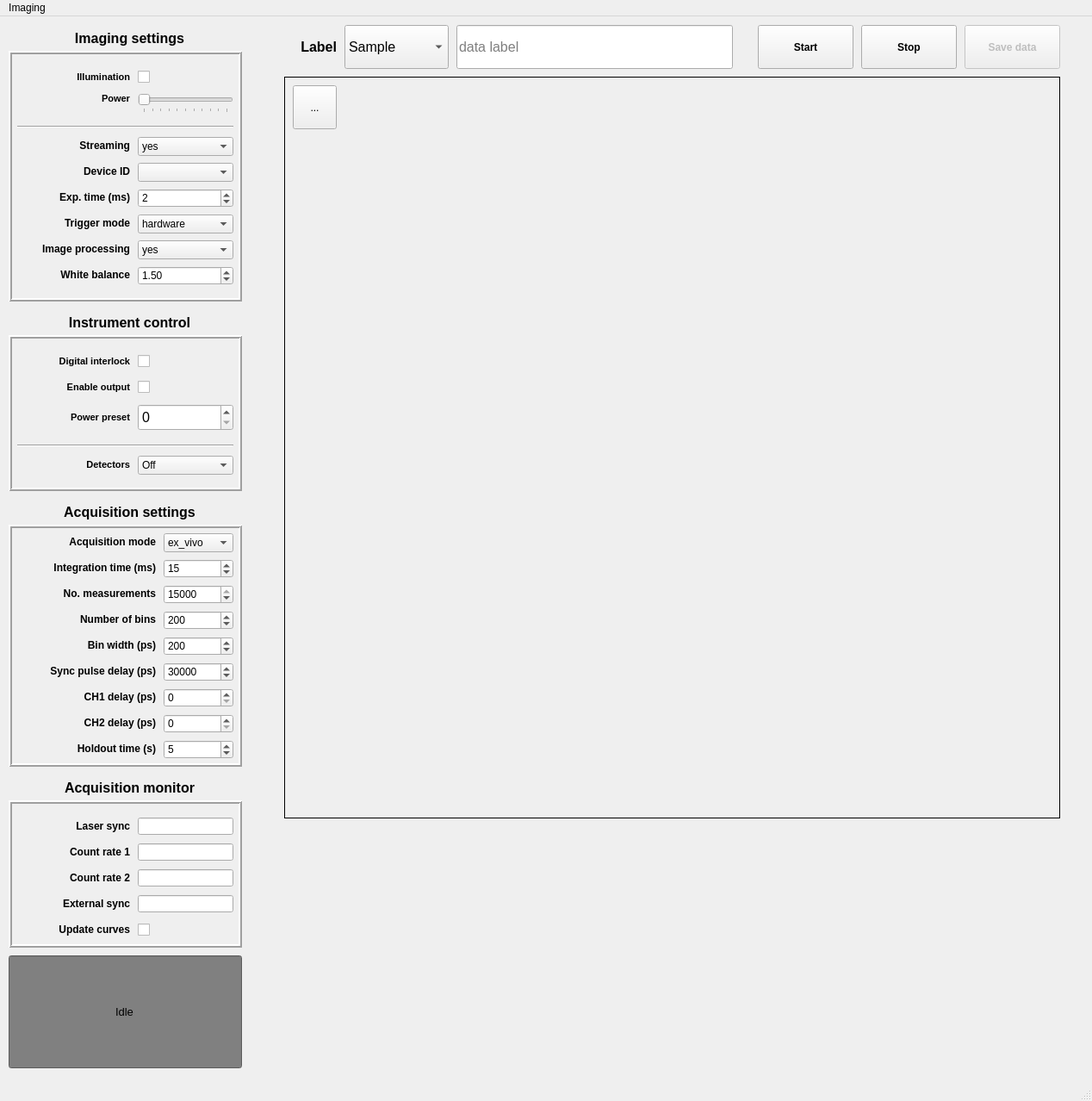
<?xml version="1.0" encoding="UTF-8"?>
<ui version="4.0">
 <class>MainWindow</class>
 <widget class="QMainWindow" name="MainWindow">
  <property name="geometry">
   <rect>
    <x>0</x>
    <y>0</y>
    <width>1268</width>
    <height>1278</height>
   </rect>
  </property>
  <property name="mouseTracking">
   <bool>false</bool>
  </property>
  <property name="windowTitle">
   <string>pyProbe</string>
  </property>
  <property name="autoFillBackground">
   <bool>false</bool>
  </property>
  <widget class="QWidget" name="centralwidget">
   <widget class="QLabel" name="camera_frame">
    <property name="geometry">
     <rect>
      <x>330</x>
      <y>70</y>
      <width>901</width>
      <height>861</height>
     </rect>
    </property>
    <property name="styleSheet">
     <string notr="true"/>
    </property>
    <property name="frameShape">
     <enum>QFrame::Box</enum>
    </property>
    <property name="text">
     <string/>
    </property>
    <property name="alignment">
     <set>Qt::AlignCenter</set>
    </property>
   </widget>
   <widget class="QFrame" name="frame">
    <property name="geometry">
     <rect>
      <x>10</x>
      <y>40</y>
      <width>271</width>
      <height>291</height>
     </rect>
    </property>
    <property name="frameShape">
     <enum>QFrame::Box</enum>
    </property>
    <property name="frameShadow">
     <enum>QFrame::Raised</enum>
    </property>
    <property name="lineWidth">
     <number>2</number>
    </property>
    <widget class="QLabel" name="label_12">
     <property name="geometry">
      <rect>
       <x>50</x>
       <y>10</y>
       <width>91</width>
       <height>41</height>
      </rect>
     </property>
     <property name="font">
      <font>
       <pointsize>8</pointsize>
       <weight>75</weight>
       <bold>true</bold>
      </font>
     </property>
     <property name="text">
      <string>Illumination</string>
     </property>
     <property name="alignment">
      <set>Qt::AlignRight|Qt::AlignTrailing|Qt::AlignVCenter</set>
     </property>
    </widget>
    <widget class="QSlider" name="led_power_ctrl">
     <property name="geometry">
      <rect>
       <x>150</x>
       <y>50</y>
       <width>111</width>
       <height>22</height>
      </rect>
     </property>
     <property name="maximum">
      <number>100</number>
     </property>
     <property name="orientation">
      <enum>Qt::Horizontal</enum>
     </property>
     <property name="tickPosition">
      <enum>QSlider::TicksBelow</enum>
     </property>
    </widget>
    <widget class="QLabel" name="label_14">
     <property name="geometry">
      <rect>
       <x>30</x>
       <y>40</y>
       <width>111</width>
       <height>31</height>
      </rect>
     </property>
     <property name="font">
      <font>
       <pointsize>8</pointsize>
       <weight>75</weight>
       <bold>true</bold>
      </font>
     </property>
     <property name="text">
      <string>Power</string>
     </property>
     <property name="alignment">
      <set>Qt::AlignRight|Qt::AlignTrailing|Qt::AlignVCenter</set>
     </property>
    </widget>
    <widget class="QSpinBox" name="exposure_time_ctrl">
     <property name="geometry">
      <rect>
       <x>150</x>
       <y>160</y>
       <width>111</width>
       <height>22</height>
      </rect>
     </property>
     <property name="maximum">
      <number>20</number>
     </property>
     <property name="value">
      <number>2</number>
     </property>
    </widget>
    <widget class="QLabel" name="label_15">
     <property name="geometry">
      <rect>
       <x>30</x>
       <y>160</y>
       <width>111</width>
       <height>20</height>
      </rect>
     </property>
     <property name="font">
      <font>
       <weight>75</weight>
       <bold>true</bold>
      </font>
     </property>
     <property name="text">
      <string>Exp. time (ms)</string>
     </property>
     <property name="alignment">
      <set>Qt::AlignRight|Qt::AlignTrailing|Qt::AlignVCenter</set>
     </property>
    </widget>
    <widget class="QComboBox" name="camera_device">
     <property name="geometry">
      <rect>
       <x>150</x>
       <y>130</y>
       <width>111</width>
       <height>22</height>
      </rect>
     </property>
    </widget>
    <widget class="QLabel" name="label_20">
     <property name="geometry">
      <rect>
       <x>30</x>
       <y>130</y>
       <width>111</width>
       <height>20</height>
      </rect>
     </property>
     <property name="font">
      <font>
       <weight>75</weight>
       <bold>true</bold>
      </font>
     </property>
     <property name="text">
      <string>Device ID</string>
     </property>
     <property name="alignment">
      <set>Qt::AlignRight|Qt::AlignTrailing|Qt::AlignVCenter</set>
     </property>
    </widget>
    <widget class="Line" name="line_2">
     <property name="geometry">
      <rect>
       <x>10</x>
       <y>80</y>
       <width>251</width>
       <height>16</height>
      </rect>
     </property>
     <property name="orientation">
      <enum>Qt::Horizontal</enum>
     </property>
    </widget>
    <widget class="QComboBox" name="trigger_mode_ctrl">
     <property name="geometry">
      <rect>
       <x>150</x>
       <y>190</y>
       <width>111</width>
       <height>22</height>
      </rect>
     </property>
     <property name="currentIndex">
      <number>0</number>
     </property>
     <item>
      <property name="text">
       <string>hardware</string>
      </property>
     </item>
     <item>
      <property name="text">
       <string>software</string>
      </property>
     </item>
    </widget>
    <widget class="QLabel" name="label_28">
     <property name="geometry">
      <rect>
       <x>30</x>
       <y>190</y>
       <width>111</width>
       <height>20</height>
      </rect>
     </property>
     <property name="font">
      <font>
       <weight>75</weight>
       <bold>true</bold>
      </font>
     </property>
     <property name="text">
      <string>Trigger mode</string>
     </property>
     <property name="alignment">
      <set>Qt::AlignRight|Qt::AlignTrailing|Qt::AlignVCenter</set>
     </property>
    </widget>
    <widget class="QComboBox" name="image_processing_ctrl">
     <property name="geometry">
      <rect>
       <x>150</x>
       <y>220</y>
       <width>111</width>
       <height>22</height>
      </rect>
     </property>
     <property name="currentText">
      <string>yes</string>
     </property>
     <property name="currentIndex">
      <number>1</number>
     </property>
     <item>
      <property name="text">
       <string>no</string>
      </property>
     </item>
     <item>
      <property name="text">
       <string>yes</string>
      </property>
     </item>
     <item>
      <property name="text">
       <string>tracking</string>
      </property>
     </item>
     <item>
      <property name="text">
       <string>debug</string>
      </property>
     </item>
    </widget>
    <widget class="QLabel" name="label_29">
     <property name="geometry">
      <rect>
       <x>20</x>
       <y>220</y>
       <width>121</width>
       <height>20</height>
      </rect>
     </property>
     <property name="font">
      <font>
       <weight>75</weight>
       <bold>true</bold>
      </font>
     </property>
     <property name="text">
      <string>Image processing</string>
     </property>
     <property name="alignment">
      <set>Qt::AlignRight|Qt::AlignTrailing|Qt::AlignVCenter</set>
     </property>
    </widget>
    <widget class="QComboBox" name="camera_on">
     <property name="geometry">
      <rect>
       <x>150</x>
       <y>100</y>
       <width>111</width>
       <height>22</height>
      </rect>
     </property>
     <property name="currentIndex">
      <number>1</number>
     </property>
     <item>
      <property name="text">
       <string>no</string>
      </property>
     </item>
     <item>
      <property name="text">
       <string>yes</string>
      </property>
     </item>
    </widget>
    <widget class="QLabel" name="label_30">
     <property name="geometry">
      <rect>
       <x>30</x>
       <y>100</y>
       <width>111</width>
       <height>20</height>
      </rect>
     </property>
     <property name="font">
      <font>
       <weight>75</weight>
       <bold>true</bold>
      </font>
     </property>
     <property name="text">
      <string>Streaming</string>
     </property>
     <property name="alignment">
      <set>Qt::AlignRight|Qt::AlignTrailing|Qt::AlignVCenter</set>
     </property>
    </widget>
    <widget class="QCheckBox" name="led_enable_ctrl">
     <property name="geometry">
      <rect>
       <x>150</x>
       <y>20</y>
       <width>20</width>
       <height>21</height>
      </rect>
     </property>
     <property name="font">
      <font>
       <weight>75</weight>
       <bold>true</bold>
      </font>
     </property>
     <property name="layoutDirection">
      <enum>Qt::LeftToRight</enum>
     </property>
     <property name="text">
      <string/>
     </property>
     <property name="tristate">
      <bool>false</bool>
     </property>
    </widget>
    <widget class="QDoubleSpinBox" name="white_balance_ctrl">
     <property name="geometry">
      <rect>
       <x>150</x>
       <y>250</y>
       <width>111</width>
       <height>22</height>
      </rect>
     </property>
     <property name="singleStep">
      <double>0.100000000000000</double>
     </property>
     <property name="value">
      <double>1.500000000000000</double>
     </property>
    </widget>
    <widget class="QLabel" name="label_34">
     <property name="geometry">
      <rect>
       <x>20</x>
       <y>250</y>
       <width>121</width>
       <height>20</height>
      </rect>
     </property>
     <property name="font">
      <font>
       <weight>75</weight>
       <bold>true</bold>
      </font>
     </property>
     <property name="text">
      <string>White balance</string>
     </property>
     <property name="alignment">
      <set>Qt::AlignRight|Qt::AlignTrailing|Qt::AlignVCenter</set>
     </property>
    </widget>
   </widget>
   <widget class="QLabel" name="label_13">
    <property name="geometry">
     <rect>
      <x>40</x>
      <y>10</y>
      <width>221</width>
      <height>31</height>
     </rect>
    </property>
    <property name="font">
     <font>
      <pointsize>12</pointsize>
      <weight>75</weight>
      <bold>true</bold>
     </font>
    </property>
    <property name="text">
     <string>Imaging settings</string>
    </property>
    <property name="alignment">
     <set>Qt::AlignCenter</set>
    </property>
   </widget>
   <widget class="QLabel" name="label_16">
    <property name="geometry">
     <rect>
      <x>40</x>
      <y>340</y>
      <width>221</width>
      <height>31</height>
     </rect>
    </property>
    <property name="font">
     <font>
      <pointsize>12</pointsize>
      <weight>75</weight>
      <bold>true</bold>
     </font>
    </property>
    <property name="text">
     <string>Instrument control</string>
    </property>
    <property name="alignment">
     <set>Qt::AlignCenter</set>
    </property>
   </widget>
   <widget class="QFrame" name="frame_2">
    <property name="geometry">
     <rect>
      <x>10</x>
      <y>370</y>
      <width>271</width>
      <height>181</height>
     </rect>
    </property>
    <property name="frameShape">
     <enum>QFrame::Box</enum>
    </property>
    <property name="frameShadow">
     <enum>QFrame::Raised</enum>
    </property>
    <property name="lineWidth">
     <number>2</number>
    </property>
    <widget class="QLabel" name="label_22">
     <property name="geometry">
      <rect>
       <x>50</x>
       <y>80</y>
       <width>91</width>
       <height>31</height>
      </rect>
     </property>
     <property name="font">
      <font>
       <pointsize>8</pointsize>
       <weight>75</weight>
       <bold>true</bold>
      </font>
     </property>
     <property name="text">
      <string>Power preset</string>
     </property>
     <property name="alignment">
      <set>Qt::AlignRight|Qt::AlignTrailing|Qt::AlignVCenter</set>
     </property>
    </widget>
    <widget class="QLabel" name="label_23">
     <property name="geometry">
      <rect>
       <x>50</x>
       <y>140</y>
       <width>91</width>
       <height>21</height>
      </rect>
     </property>
     <property name="font">
      <font>
       <pointsize>8</pointsize>
       <weight>75</weight>
       <bold>true</bold>
      </font>
     </property>
     <property name="text">
      <string>Detectors</string>
     </property>
     <property name="alignment">
      <set>Qt::AlignRight|Qt::AlignTrailing|Qt::AlignVCenter</set>
     </property>
    </widget>
    <widget class="Line" name="line">
     <property name="geometry">
      <rect>
       <x>10</x>
       <y>120</y>
       <width>251</width>
       <height>16</height>
      </rect>
     </property>
     <property name="orientation">
      <enum>Qt::Horizontal</enum>
     </property>
    </widget>
    <widget class="QComboBox" name="detectors_ctrl">
     <property name="geometry">
      <rect>
       <x>150</x>
       <y>140</y>
       <width>111</width>
       <height>22</height>
      </rect>
     </property>
     <property name="currentIndex">
      <number>0</number>
     </property>
     <item>
      <property name="text">
       <string>Off</string>
      </property>
     </item>
     <item>
      <property name="text">
       <string>On</string>
      </property>
     </item>
    </widget>
    <widget class="QSpinBox" name="laser_power_ctrl">
     <property name="enabled">
      <bool>true</bool>
     </property>
     <property name="geometry">
      <rect>
       <x>150</x>
       <y>80</y>
       <width>111</width>
       <height>31</height>
      </rect>
     </property>
     <property name="font">
      <font>
       <pointsize>12</pointsize>
      </font>
     </property>
     <property name="inputMethodHints">
      <set>Qt::ImhDigitsOnly</set>
     </property>
     <property name="maximum">
      <number>255</number>
     </property>
    </widget>
    <widget class="QCheckBox" name="laser_enable_ctrl">
     <property name="geometry">
      <rect>
       <x>150</x>
       <y>20</y>
       <width>20</width>
       <height>21</height>
      </rect>
     </property>
     <property name="font">
      <font>
       <weight>75</weight>
       <bold>true</bold>
      </font>
     </property>
     <property name="layoutDirection">
      <enum>Qt::LeftToRight</enum>
     </property>
     <property name="text">
      <string/>
     </property>
     <property name="tristate">
      <bool>false</bool>
     </property>
    </widget>
    <widget class="QLabel" name="label_31">
     <property name="geometry">
      <rect>
       <x>30</x>
       <y>20</y>
       <width>111</width>
       <height>21</height>
      </rect>
     </property>
     <property name="font">
      <font>
       <pointsize>8</pointsize>
       <weight>75</weight>
       <bold>true</bold>
      </font>
     </property>
     <property name="text">
      <string>Digital interlock</string>
     </property>
     <property name="alignment">
      <set>Qt::AlignRight|Qt::AlignTrailing|Qt::AlignVCenter</set>
     </property>
    </widget>
    <widget class="QLabel" name="label_33">
     <property name="geometry">
      <rect>
       <x>30</x>
       <y>50</y>
       <width>111</width>
       <height>21</height>
      </rect>
     </property>
     <property name="font">
      <font>
       <pointsize>8</pointsize>
       <weight>75</weight>
       <bold>true</bold>
      </font>
     </property>
     <property name="text">
      <string>Enable output</string>
     </property>
     <property name="alignment">
      <set>Qt::AlignRight|Qt::AlignTrailing|Qt::AlignVCenter</set>
     </property>
    </widget>
    <widget class="QCheckBox" name="laser_power_toggle">
     <property name="geometry">
      <rect>
       <x>150</x>
       <y>50</y>
       <width>20</width>
       <height>21</height>
      </rect>
     </property>
     <property name="font">
      <font>
       <weight>75</weight>
       <bold>true</bold>
      </font>
     </property>
     <property name="layoutDirection">
      <enum>Qt::LeftToRight</enum>
     </property>
     <property name="text">
      <string/>
     </property>
     <property name="tristate">
      <bool>false</bool>
     </property>
    </widget>
   </widget>
   <widget class="QLabel" name="label_24">
    <property name="geometry">
     <rect>
      <x>40</x>
      <y>560</y>
      <width>221</width>
      <height>31</height>
     </rect>
    </property>
    <property name="font">
     <font>
      <pointsize>12</pointsize>
      <weight>75</weight>
      <bold>true</bold>
     </font>
    </property>
    <property name="text">
     <string>Acquisition settings</string>
    </property>
    <property name="alignment">
     <set>Qt::AlignCenter</set>
    </property>
   </widget>
   <widget class="QFrame" name="frame_3">
    <property name="geometry">
     <rect>
      <x>10</x>
      <y>590</y>
      <width>271</width>
      <height>281</height>
     </rect>
    </property>
    <property name="frameShape">
     <enum>QFrame::Box</enum>
    </property>
    <property name="frameShadow">
     <enum>QFrame::Raised</enum>
    </property>
    <property name="lineWidth">
     <number>2</number>
    </property>
    <widget class="QLabel" name="label">
     <property name="geometry">
      <rect>
       <x>20</x>
       <y>40</y>
       <width>151</width>
       <height>20</height>
      </rect>
     </property>
     <property name="font">
      <font>
       <weight>75</weight>
       <bold>true</bold>
      </font>
     </property>
     <property name="text">
      <string>Integration time (ms)</string>
     </property>
     <property name="alignment">
      <set>Qt::AlignRight|Qt::AlignTrailing|Qt::AlignVCenter</set>
     </property>
    </widget>
    <widget class="QSpinBox" name="integration_time_ctrl">
     <property name="geometry">
      <rect>
       <x>180</x>
       <y>40</y>
       <width>81</width>
       <height>22</height>
      </rect>
     </property>
     <property name="layoutDirection">
      <enum>Qt::LeftToRight</enum>
     </property>
     <property name="maximum">
      <number>20</number>
     </property>
     <property name="value">
      <number>15</number>
     </property>
    </widget>
    <widget class="QSpinBox" name="number_of_measurements_ctrl">
     <property name="geometry">
      <rect>
       <x>180</x>
       <y>70</y>
       <width>81</width>
       <height>22</height>
      </rect>
     </property>
     <property name="minimum">
      <number>1</number>
     </property>
     <property name="maximum">
      <number>15000</number>
     </property>
     <property name="value">
      <number>15000</number>
     </property>
    </widget>
    <widget class="QLabel" name="label_2">
     <property name="geometry">
      <rect>
       <x>10</x>
       <y>70</y>
       <width>161</width>
       <height>20</height>
      </rect>
     </property>
     <property name="font">
      <font>
       <weight>75</weight>
       <bold>true</bold>
       <kerning>false</kerning>
      </font>
     </property>
     <property name="text">
      <string>No. measurements</string>
     </property>
     <property name="alignment">
      <set>Qt::AlignRight|Qt::AlignTrailing|Qt::AlignVCenter</set>
     </property>
    </widget>
    <widget class="QSpinBox" name="no_bins_ctrl">
     <property name="geometry">
      <rect>
       <x>180</x>
       <y>100</y>
       <width>81</width>
       <height>22</height>
      </rect>
     </property>
     <property name="minimum">
      <number>16</number>
     </property>
     <property name="maximum">
      <number>4096</number>
     </property>
     <property name="singleStep">
      <number>100</number>
     </property>
     <property name="value">
      <number>200</number>
     </property>
    </widget>
    <widget class="QSpinBox" name="bin_width_ctrl">
     <property name="geometry">
      <rect>
       <x>180</x>
       <y>130</y>
       <width>81</width>
       <height>22</height>
      </rect>
     </property>
     <property name="minimum">
      <number>50</number>
     </property>
     <property name="maximum">
      <number>1000</number>
     </property>
     <property name="singleStep">
      <number>50</number>
     </property>
     <property name="value">
      <number>200</number>
     </property>
    </widget>
    <widget class="QSpinBox" name="delay_ch1_ctrl">
     <property name="geometry">
      <rect>
       <x>180</x>
       <y>190</y>
       <width>81</width>
       <height>22</height>
      </rect>
     </property>
     <property name="maximum">
      <number>40000</number>
     </property>
     <property name="singleStep">
      <number>100</number>
     </property>
     <property name="value">
      <number>0</number>
     </property>
    </widget>
    <widget class="QLabel" name="label_4">
     <property name="geometry">
      <rect>
       <x>40</x>
       <y>100</y>
       <width>131</width>
       <height>20</height>
      </rect>
     </property>
     <property name="font">
      <font>
       <weight>75</weight>
       <bold>true</bold>
      </font>
     </property>
     <property name="text">
      <string>Number of bins</string>
     </property>
     <property name="alignment">
      <set>Qt::AlignRight|Qt::AlignTrailing|Qt::AlignVCenter</set>
     </property>
    </widget>
    <widget class="QLabel" name="label_5">
     <property name="geometry">
      <rect>
       <x>40</x>
       <y>130</y>
       <width>131</width>
       <height>20</height>
      </rect>
     </property>
     <property name="font">
      <font>
       <weight>75</weight>
       <bold>true</bold>
      </font>
     </property>
     <property name="text">
      <string>Bin width (ps)</string>
     </property>
     <property name="alignment">
      <set>Qt::AlignRight|Qt::AlignTrailing|Qt::AlignVCenter</set>
     </property>
    </widget>
    <widget class="QLabel" name="label_6">
     <property name="geometry">
      <rect>
       <x>40</x>
       <y>190</y>
       <width>131</width>
       <height>20</height>
      </rect>
     </property>
     <property name="font">
      <font>
       <weight>75</weight>
       <bold>true</bold>
      </font>
     </property>
     <property name="text">
      <string>CH1 delay (ps)</string>
     </property>
     <property name="alignment">
      <set>Qt::AlignRight|Qt::AlignTrailing|Qt::AlignVCenter</set>
     </property>
    </widget>
    <widget class="QLabel" name="label_3">
     <property name="geometry">
      <rect>
       <x>40</x>
       <y>10</y>
       <width>131</width>
       <height>20</height>
      </rect>
     </property>
     <property name="font">
      <font>
       <weight>75</weight>
       <bold>true</bold>
      </font>
     </property>
     <property name="text">
      <string>Acquisition mode</string>
     </property>
     <property name="alignment">
      <set>Qt::AlignRight|Qt::AlignTrailing|Qt::AlignVCenter</set>
     </property>
    </widget>
    <widget class="QComboBox" name="acquisition_mode_ctrl">
     <property name="geometry">
      <rect>
       <x>180</x>
       <y>10</y>
       <width>81</width>
       <height>22</height>
      </rect>
     </property>
     <property name="currentIndex">
      <number>1</number>
     </property>
     <item>
      <property name="text">
       <string>solution</string>
      </property>
     </item>
     <item>
      <property name="text">
       <string>ex_vivo</string>
      </property>
     </item>
     <item>
      <property name="text">
       <string>in_vivo</string>
      </property>
     </item>
    </widget>
    <widget class="QSpinBox" name="holdout_time_ctrl">
     <property name="geometry">
      <rect>
       <x>180</x>
       <y>250</y>
       <width>81</width>
       <height>22</height>
      </rect>
     </property>
     <property name="maximum">
      <number>10</number>
     </property>
     <property name="singleStep">
      <number>1</number>
     </property>
     <property name="value">
      <number>5</number>
     </property>
    </widget>
    <widget class="QLabel" name="label_25">
     <property name="geometry">
      <rect>
       <x>40</x>
       <y>250</y>
       <width>131</width>
       <height>20</height>
      </rect>
     </property>
     <property name="font">
      <font>
       <weight>75</weight>
       <bold>true</bold>
      </font>
     </property>
     <property name="text">
      <string>Holdout time (s)</string>
     </property>
     <property name="alignment">
      <set>Qt::AlignRight|Qt::AlignTrailing|Qt::AlignVCenter</set>
     </property>
    </widget>
    <widget class="QSpinBox" name="delay_ch2_ctrl">
     <property name="geometry">
      <rect>
       <x>180</x>
       <y>220</y>
       <width>81</width>
       <height>22</height>
      </rect>
     </property>
     <property name="maximum">
      <number>40000</number>
     </property>
     <property name="singleStep">
      <number>100</number>
     </property>
     <property name="value">
      <number>0</number>
     </property>
    </widget>
    <widget class="QLabel" name="label_18">
     <property name="geometry">
      <rect>
       <x>40</x>
       <y>220</y>
       <width>131</width>
       <height>20</height>
      </rect>
     </property>
     <property name="font">
      <font>
       <weight>75</weight>
       <bold>true</bold>
      </font>
     </property>
     <property name="text">
      <string>CH2 delay (ps)</string>
     </property>
     <property name="alignment">
      <set>Qt::AlignRight|Qt::AlignTrailing|Qt::AlignVCenter</set>
     </property>
    </widget>
    <widget class="QLabel" name="label_19">
     <property name="geometry">
      <rect>
       <x>20</x>
       <y>160</y>
       <width>151</width>
       <height>20</height>
      </rect>
     </property>
     <property name="font">
      <font>
       <weight>75</weight>
       <bold>true</bold>
      </font>
     </property>
     <property name="text">
      <string>Sync pulse delay (ps)</string>
     </property>
     <property name="alignment">
      <set>Qt::AlignRight|Qt::AlignTrailing|Qt::AlignVCenter</set>
     </property>
    </widget>
    <widget class="QSpinBox" name="sync_delay_ctrl">
     <property name="geometry">
      <rect>
       <x>180</x>
       <y>160</y>
       <width>81</width>
       <height>22</height>
      </rect>
     </property>
     <property name="maximum">
      <number>100000</number>
     </property>
     <property name="singleStep">
      <number>100</number>
     </property>
     <property name="value">
      <number>30000</number>
     </property>
    </widget>
   </widget>
   <widget class="QFrame" name="frame_5">
    <property name="geometry">
     <rect>
      <x>10</x>
      <y>910</y>
      <width>271</width>
      <height>171</height>
     </rect>
    </property>
    <property name="frameShape">
     <enum>QFrame::Box</enum>
    </property>
    <property name="frameShadow">
     <enum>QFrame::Raised</enum>
    </property>
    <property name="lineWidth">
     <number>2</number>
    </property>
    <widget class="QLineEdit" name="detector2_count_rate_ctrl">
     <property name="geometry">
      <rect>
       <x>150</x>
       <y>80</y>
       <width>111</width>
       <height>20</height>
      </rect>
     </property>
     <property name="readOnly">
      <bool>true</bool>
     </property>
    </widget>
    <widget class="QLineEdit" name="ext_sync_rate_ctrl">
     <property name="geometry">
      <rect>
       <x>150</x>
       <y>110</y>
       <width>111</width>
       <height>20</height>
      </rect>
     </property>
     <property name="readOnly">
      <bool>true</bool>
     </property>
    </widget>
    <widget class="QLabel" name="label_9">
     <property name="geometry">
      <rect>
       <x>50</x>
       <y>110</y>
       <width>91</width>
       <height>20</height>
      </rect>
     </property>
     <property name="font">
      <font>
       <weight>75</weight>
       <bold>true</bold>
      </font>
     </property>
     <property name="text">
      <string>External sync</string>
     </property>
     <property name="alignment">
      <set>Qt::AlignRight|Qt::AlignTrailing|Qt::AlignVCenter</set>
     </property>
    </widget>
    <widget class="QLabel" name="label_8">
     <property name="geometry">
      <rect>
       <x>40</x>
       <y>80</y>
       <width>101</width>
       <height>20</height>
      </rect>
     </property>
     <property name="font">
      <font>
       <weight>75</weight>
       <bold>true</bold>
      </font>
     </property>
     <property name="text">
      <string>Count rate 2</string>
     </property>
     <property name="alignment">
      <set>Qt::AlignRight|Qt::AlignTrailing|Qt::AlignVCenter</set>
     </property>
    </widget>
    <widget class="QLabel" name="label_7">
     <property name="geometry">
      <rect>
       <x>30</x>
       <y>50</y>
       <width>111</width>
       <height>20</height>
      </rect>
     </property>
     <property name="font">
      <font>
       <weight>75</weight>
       <bold>true</bold>
      </font>
     </property>
     <property name="text">
      <string>Count rate 1</string>
     </property>
     <property name="alignment">
      <set>Qt::AlignRight|Qt::AlignTrailing|Qt::AlignVCenter</set>
     </property>
    </widget>
    <widget class="QLineEdit" name="detector1_count_rate_ctrl">
     <property name="geometry">
      <rect>
       <x>150</x>
       <y>50</y>
       <width>111</width>
       <height>20</height>
      </rect>
     </property>
     <property name="readOnly">
      <bool>true</bool>
     </property>
    </widget>
    <widget class="QLineEdit" name="laser_sync_ctrl">
     <property name="geometry">
      <rect>
       <x>150</x>
       <y>20</y>
       <width>111</width>
       <height>20</height>
      </rect>
     </property>
     <property name="readOnly">
      <bool>true</bool>
     </property>
    </widget>
    <widget class="QLabel" name="label_10">
     <property name="geometry">
      <rect>
       <x>70</x>
       <y>20</y>
       <width>71</width>
       <height>20</height>
      </rect>
     </property>
     <property name="font">
      <font>
       <weight>75</weight>
       <bold>true</bold>
      </font>
     </property>
     <property name="text">
      <string>Laser sync</string>
     </property>
     <property name="alignment">
      <set>Qt::AlignRight|Qt::AlignTrailing|Qt::AlignVCenter</set>
     </property>
    </widget>
    <widget class="QCheckBox" name="update_curves_ctrl">
     <property name="geometry">
      <rect>
       <x>150</x>
       <y>140</y>
       <width>21</width>
       <height>20</height>
      </rect>
     </property>
     <property name="font">
      <font>
       <weight>75</weight>
       <bold>true</bold>
      </font>
     </property>
     <property name="layoutDirection">
      <enum>Qt::LeftToRight</enum>
     </property>
     <property name="text">
      <string/>
     </property>
    </widget>
    <widget class="QLabel" name="label_32">
     <property name="geometry">
      <rect>
       <x>40</x>
       <y>140</y>
       <width>101</width>
       <height>20</height>
      </rect>
     </property>
     <property name="font">
      <font>
       <weight>75</weight>
       <bold>true</bold>
      </font>
     </property>
     <property name="text">
      <string>Update curves</string>
     </property>
     <property name="alignment">
      <set>Qt::AlignRight|Qt::AlignTrailing|Qt::AlignVCenter</set>
     </property>
    </widget>
   </widget>
   <widget class="QLabel" name="label_26">
    <property name="geometry">
     <rect>
      <x>40</x>
      <y>880</y>
      <width>221</width>
      <height>31</height>
     </rect>
    </property>
    <property name="font">
     <font>
      <pointsize>12</pointsize>
      <weight>75</weight>
      <bold>true</bold>
     </font>
    </property>
    <property name="text">
     <string>Acquisition monitor</string>
    </property>
    <property name="alignment">
     <set>Qt::AlignCenter</set>
    </property>
   </widget>
   <widget class="QPushButton" name="acquisition_start_button">
    <property name="geometry">
     <rect>
      <x>880</x>
      <y>10</y>
      <width>111</width>
      <height>51</height>
     </rect>
    </property>
    <property name="font">
     <font>
      <weight>75</weight>
      <bold>true</bold>
     </font>
    </property>
    <property name="text">
     <string>Start</string>
    </property>
   </widget>
   <widget class="QPushButton" name="acquisition_stop_button">
    <property name="geometry">
     <rect>
      <x>1000</x>
      <y>10</y>
      <width>111</width>
      <height>51</height>
     </rect>
    </property>
    <property name="font">
     <font>
      <weight>75</weight>
      <bold>true</bold>
     </font>
    </property>
    <property name="text">
     <string>Stop</string>
    </property>
   </widget>
   <widget class="QPushButton" name="save_data_button">
    <property name="enabled">
     <bool>false</bool>
    </property>
    <property name="geometry">
     <rect>
      <x>1120</x>
      <y>10</y>
      <width>111</width>
      <height>51</height>
     </rect>
    </property>
    <property name="font">
     <font>
      <weight>75</weight>
      <bold>true</bold>
     </font>
    </property>
    <property name="text">
     <string>Save data</string>
    </property>
    <property name="checkable">
     <bool>false</bool>
    </property>
   </widget>
   <widget class="QLineEdit" name="data_label_ctrl">
    <property name="geometry">
     <rect>
      <x>530</x>
      <y>10</y>
      <width>321</width>
      <height>51</height>
     </rect>
    </property>
    <property name="font">
     <font>
      <pointsize>12</pointsize>
     </font>
    </property>
    <property name="placeholderText">
     <string>data label</string>
    </property>
   </widget>
   <widget class="QComboBox" name="data_type_ctrl">
    <property name="geometry">
     <rect>
      <x>400</x>
      <y>10</y>
      <width>121</width>
      <height>51</height>
     </rect>
    </property>
    <property name="font">
     <font>
      <pointsize>12</pointsize>
     </font>
    </property>
    <item>
     <property name="text">
      <string>Sample</string>
     </property>
    </item>
    <item>
     <property name="text">
      <string>Reference</string>
     </property>
    </item>
    <item>
     <property name="text">
      <string>TVB</string>
     </property>
    </item>
    <item>
     <property name="text">
      <string>Background</string>
     </property>
    </item>
    <item>
     <property name="text">
      <string>IRF</string>
     </property>
    </item>
   </widget>
   <widget class="PlotWidget" name="plot_widget" native="true">
    <property name="geometry">
     <rect>
      <x>330</x>
      <y>940</y>
      <width>901</width>
      <height>281</height>
     </rect>
    </property>
   </widget>
   <widget class="QLabel" name="label_27">
    <property name="geometry">
     <rect>
      <x>330</x>
      <y>20</y>
      <width>61</width>
      <height>31</height>
     </rect>
    </property>
    <property name="font">
     <font>
      <pointsize>12</pointsize>
      <weight>75</weight>
      <bold>true</bold>
     </font>
    </property>
    <property name="text">
     <string>Label</string>
    </property>
    <property name="alignment">
     <set>Qt::AlignRight|Qt::AlignTrailing|Qt::AlignVCenter</set>
    </property>
   </widget>
   <widget class="QToolButton" name="snapshot_button">
    <property name="geometry">
     <rect>
      <x>340</x>
      <y>80</y>
      <width>51</width>
      <height>51</height>
     </rect>
    </property>
    <property name="text">
     <string>...</string>
    </property>
    <property name="icon">
     <iconset>
      <normalon>../../../../../Python/Lib/site-packages/QtDesigner/resources/camera.png</normalon>
     </iconset>
    </property>
    <property name="iconSize">
     <size>
      <width>50</width>
      <height>50</height>
     </size>
    </property>
   </widget>
   <widget class="QLineEdit" name="status_ctrl">
    <property name="geometry">
     <rect>
      <x>10</x>
      <y>1090</y>
      <width>271</width>
      <height>131</height>
     </rect>
    </property>
    <property name="font">
     <font>
      <pointsize>10</pointsize>
     </font>
    </property>
    <property name="autoFillBackground">
     <bool>false</bool>
    </property>
    <property name="styleSheet">
     <string notr="true">background-color: rgb(128, 128, 128);</string>
    </property>
    <property name="inputMethodHints">
     <set>Qt::ImhMultiLine</set>
    </property>
    <property name="text">
     <string>Idle</string>
    </property>
    <property name="alignment">
     <set>Qt::AlignCenter</set>
    </property>
    <property name="readOnly">
     <bool>true</bool>
    </property>
   </widget>
  </widget>
  <widget class="QMenuBar" name="menubar">
   <property name="geometry">
    <rect>
     <x>0</x>
     <y>0</y>
     <width>1268</width>
     <height>26</height>
    </rect>
   </property>
   <widget class="QMenu" name="menuImaging">
    <property name="title">
     <string>Imaging</string>
    </property>
    <widget class="QMenu" name="menu_imaging_background">
     <property name="title">
      <string>Background</string>
     </property>
     <addaction name="capture_background_button"/>
     <addaction name="reset_background_button"/>
    </widget>
    <addaction name="menu_imaging_background"/>
   </widget>
   <addaction name="menuImaging"/>
  </widget>
  <widget class="QStatusBar" name="statusbar"/>
  <action name="capture_background_button">
   <property name="text">
    <string>Capture</string>
   </property>
  </action>
  <action name="reset_background_button">
   <property name="text">
    <string>Reset</string>
   </property>
  </action>
 </widget>
 <customwidgets>
  <customwidget>
   <class>PlotWidget</class>
   <extends>QWidget</extends>
   <header>pyqtgraph</header>
   <container>1</container>
  </customwidget>
 </customwidgets>
 <resources/>
 <connections/>
</ui>
